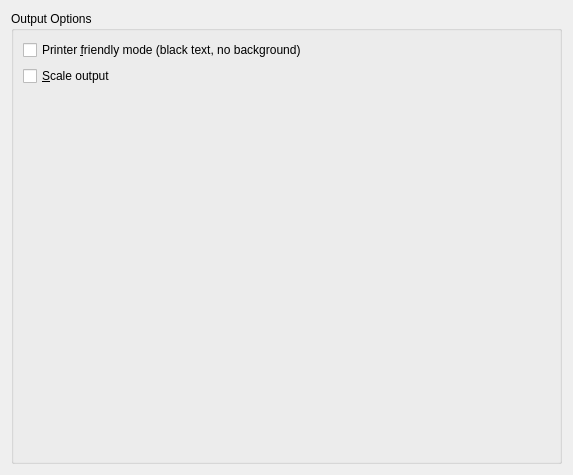
<?xml version="1.0" encoding="UTF-8"?>
<ui version="4.0">
 <author>
  SPDX-FileCopyrightText: none
  SPDX-License-Identifier: GPL-3.0-or-later
 </author>
 <class>PrintOptions</class>
 <widget class="QWidget" name="PrintOptions">
  <property name="geometry">
   <rect>
    <x>0</x>
    <y>0</y>
    <width>573</width>
    <height>475</height>
   </rect>
  </property>
  <property name="windowTitle">
   <string>Output Options</string>
  </property>
  <layout class="QVBoxLayout" name="verticalLayout">
   <item>
    <widget class="QGroupBox" name="OutputOptions">
     <property name="title">
      <string>Output Options</string>
     </property>
     <layout class="QGridLayout" name="gridLayout_2">
      <item row="2" column="0">
       <spacer name="verticalSpacer">
        <property name="orientation">
         <enum>Qt::Vertical</enum>
        </property>
        <property name="sizeHint" stdset="0">
         <size>
          <width>20</width>
          <height>223</height>
         </size>
        </property>
       </spacer>
      </item>
      <item row="0" column="0">
       <widget class="QCheckBox" name="printerFriendly">
        <property name="text">
         <string>Printer &amp;friendly mode (black text, no background)</string>
        </property>
       </widget>
      </item>
      <item row="1" column="0">
       <widget class="QCheckBox" name="scaleOutput">
        <property name="text">
         <string>&amp;Scale output</string>
        </property>
       </widget>
      </item>
     </layout>
    </widget>
   </item>
  </layout>
 </widget>
 <resources/>
 <connections/>
</ui>
